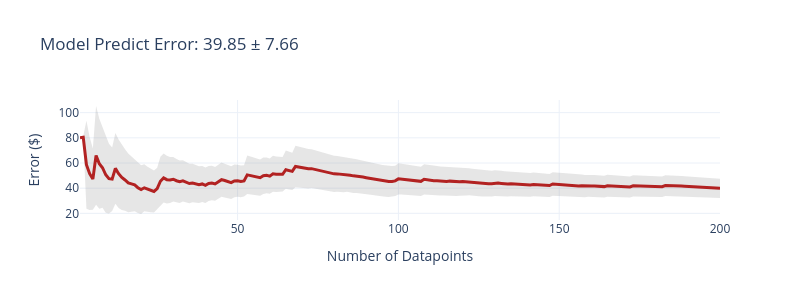
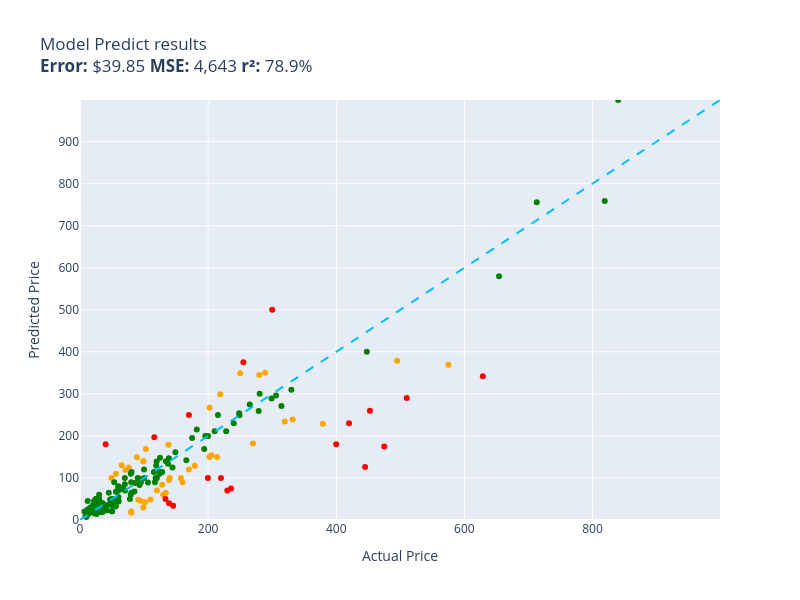

The notebook cell these images were saved under, in order:
### Code cell
set_seed(42)
evaluate(model_predict, test)

### Figure 1 — Plotly figure (JSON) as saved in the notebook; plotly's stock layout.template omitted (floating-point values rounded to 4 significant figures; data arrays with more than 128 entries replaced by an {"elided": "..."} marker saying what was removed)
{"data": [{"fill": "toself", "fillcolor": "rgba(128,128,128,0.2)", "hoverinfo": "skip", "line": {"color": "rgba(255,255,255,0)"}, "name": "95% CI", "showlegend": false, "type": "scatter", "x": {"elided": "400 int values"}, "y": {"elided": "400 float values"}}, {"customdata": {"elided": "200x1 float values"}, "hovertemplate": "n=%{x}<br>Avg Error=$%{y:,.2f}<br>±95% CI=$%{customdata[0]:,.2f}<extra></extra>", "line": {"color": "firebrick", "width": 3}, "mode": "lines", "name": "Cumulative Avg Error", "type": "scatter", "x": {"elided": "200 int values"}, "y": {"elided": "200 float values"}}], "layout": {"height": 300, "showlegend": false, "title": {"text": "Model Predict Error: 39.85 ± 7.66"}, "width": 800, "xaxis": {"title": {"text": "Number of Datapoints"}}, "yaxis": {"title": {"text": "Error ($)"}}}}

### Figure 2 — Plotly figure (JSON) as saved in the notebook; plotly's stock layout.template omitted (floating-point values rounded to 4 significant figures; data arrays with more than 128 entries replaced by an {"elided": "..."} marker saying what was removed)
{"data": [{"customdata": [["Excess V2 Distortion/Modulation Pedal  \nGuess=$299.00 Actual=$219.00"], ["Metabo HPT 36V MultiVolt Cordless Rotary...\nGuess=$229.00 Actual=$379.00"], ["Intermatic PX300 12V 300W Transformer wi...\nGuess=$65.00 Actual=$134.00"], ["Bam Trekking 3027SB Black Clarinet Backp...\nGuess=$239.00 Actual=$332.00"], ["Compact High‑Performance Mini PC  \nGuess=$379.00 Actual=$495.00"], ["Oil‑Rubbed Bronze Freestanding Tub Fille...\nGuess=$140.00 Actual=$98.65"], ["Clementoni 1000‑Piece Jigsaw Puzzle – Th...\nGuess=$17.00 Actual=$79.95"], ["GanFindX Portable Hand Control System  \nGuess=$90.00 Actual=$159.90"], ["Travelpro Platinum Elite Slim Business L...\nGuess=$150.00 Actual=$213.83"], ["15\" Oil‑Rubbed Bronze Locking Shower Hea...\nGuess=$20.00 Actual=$79.95"], ["LED Tail Light Assembly for 2014‑2021 To...\nGuess=$150.00 Actual=$201.99"], ["3D Tree Hole Stair Risers Vinyl Mural  \nGuess=$60.00 Actual=$129.99"], ["Evan‑Fischer Front Bumper Cover for 2015...\nGuess=$267.00 Actual=$202.38"], ["Festool Platin 2 6‑Inch S1000 Grit Sandi...\nGuess=$48.00 Actual=$91.00"], ["Western Digital 2TB Enterprise RE4-GP SA...\nGuess=$49.00 Actual=$109.95"], ["Wall Mounted Shower Faucet Set  \nGuess=$125.00 Actual=$76.00"], ["Trail Gear Twin Stick Shift Kit  \nGuess=$345.00 Actual=$279.92"], ["Pidoko Kids Train Table – Grey 90‑Piece ...\nGuess=$70.00 Actual=$119.97"], ["Archangel 6‑Inch Action Figure  \nGuess=$30.00 Actual=$98.95"], ["Grey Pneumatic 1311SD 8‑Point Impact Soc...\nGuess=$100.00 Actual=$157.43"], ["Aeromotive X1 Adjustable Fuel Regulator ...\nGuess=$182.00 Actual=$269.95"], ["Walker Exhaust Ultra EPA 16478 Direct Fi...\nGuess=$369.00 Actual=$574.99"], ["Urth 62mm UV, CPL, ND2-400 Lens Filter K...\nGuess=$95.00 Actual=$139.00"], ["DuraGo Front Hub Assembly  \nGuess=$84.00 Actual=$128.34"], ["4‑Pack 1000 lm Solar Street Light with M...\nGuess=$110.00 Actual=$55.99"], ["Volvo Engine Cooling Coolant System  \nGuess=$169.00 Actual=$102.85"], ["CradlePoint Compact Broadband Router CBR...\nGuess=$149.00 Actual=$89.00"], ["Auertech Portable Twin‑Tub Mini Washer  \nGuess=$140.00 Actual=$98.99"], ["18\" White Undermount Ceramic Single-Bowl...\nGuess=$129.00 Actual=$179.00"], ["Amana SC587 Carbide-Tipped 3-Wing Bevele...\nGuess=$119.00 Actual=$71.23"], ["UPR Mach 1 Chin Spoiler  \nGuess=$130.00 Actual=$64.99"], ["SP-8102BU 1/4\" Hex Impact Driver  \nGuess=$154.00 Actual=$204.99"], ["ASUS 27\" 1080P Full HD Monitor  \nGuess=$179.00 Actual=$138.10"], ["Music Hall PA15.3 Phono Preamplifier  \nGuess=$349.00 Actual=$250.00"], ["StonKraft Brass Chess Board & Pieces  \nGuess=$100.00 Actual=$140.00"], ["Premium Front Suspension Steering Knuckl...\nGuess=$100.00 Actual=$48.99"], ["Venom Power Terra Hunter R/T+ 35X12.5R20...\nGuess=$234.00 Actual=$319.65"], ["Audio‑Technica ATW‑T1002 System 10 Handh...\nGuess=$350.00 Actual=$289.00"], ["DuraGo BR5330 Front Vented Disc Brake Ro...\nGuess=$42.00 Actual=$101.51"], ["Intex River Run Connect Lounge (4-Pack) ...\nGuess=$46.00 Actual=$94.49"], ["Xiaomi Redmi 10 2022 6.5\" 50MP Quad Came...\nGuess=$120.00 Actual=$169.99"]], "hovertemplate": "%{customdata[0]}<extra></extra>", "legendgroup": "orange", "marker": {"color": "orange", "size": 6, "symbol": "circle"}, "mode": "markers", "name": "orange", "orientation": "v", "showlegend": true, "type": "scatter", "x": [219.0, 379.0, 134.0, 332.0, 495.0, 98.65, 79.95, 159.9, 213.8, 79.95, 202.0, 130.0, 202.4, 91.0, 110.0, 76.0, 279.9, 120.0, 98.95, 157.4, 269.9, 575.0, 139.0, 128.3, 55.99, 102.8, 89.0, 98.99, 179.0, 71.23, 64.99, 205.0, 138.1, 250.0, 140.0, 48.99, 319.6, 289.0, 101.5, 94.49, 170.0], "xaxis": "x", "y": [299.0, 229.0, 65.0, 239.0, 379.0, 140.0, 17.0, 90.0, 150.0, 20.0, 150.0, 60.0, 267.0, 48.0, 49.0, 125.0, 345.0, 70.0, 30.0, 100.0, 182.0, 369.0, 95.0, 84.0, 110.0, 169.0, 149.0, 140.0, 129.0, 119.0, 130.0, 154.0, 179.0, 349.0, 100.0, 100.0, 234.0, 350.0, 42.0, 46.0, 120.0], "yaxis": "y"}, {"customdata": [["Telpo Headlight Assembly for 2015‑2017 T...\nGuess=$197.00 Actual=$115.99"], ["UPC RBC12-UPC Replacement Battery Cartri...\nGuess=$70.00 Actual=$229.99"], ["DEWALT 20V MAX XR Impact Driver with Blu...\nGuess=$260.00 Actual=$452.53"], ["JRready Deutsch DT Series Connector Kit ...\nGuess=$100.00 Actual=$199.68"], ["Tidal Front & Rear Fender Flares – 4‑Pac...\nGuess=$375.00 Actual=$254.99"], ["Dakota Alert MURS Driveway Probe Sensor ...\nGuess=$100.00 Actual=$219.99"], ["Wenger City Upgrade 16\" Laptop Backpack ...\nGuess=$34.00 Actual=$145.42"], ["Kohler Filtered Water Faucet  \nGuess=$175.00 Actual=$475.00"], ["Dual‑Intensity Amber Pindicator  \nGuess=$180.00 Actual=$40.00"], ["Sumerain LED Waterfall Bathroom Faucet  \nGuess=$75.00 Actual=$235.86"], ["Poison Spyder Rocker Knocker 10-08-020  \nGuess=$342.00 Actual=$628.76"], ["Lighted Triangle Mirror Cabinet with Doo...\nGuess=$126.00 Actual=$445.00"], ["Canon Sure Shot 90U 35mm Compact Camera ...\nGuess=$180.00 Actual=$399.89"], ["Ibanez Acoustic Mandolin M510 A‑Style  \nGuess=$250.00 Actual=$169.99"], ["Yamaha Mountain Max Seat Cover Replaceme...\nGuess=$40.00 Actual=$138.95"], ["Competition Clutch Disc & Pressure Plate...\nGuess=$290.00 Actual=$510.00"], ["Pacific Drums 16\"x18\" Floor Tom, Red‑to‑...\nGuess=$230.00 Actual=$419.99"], ["HP LaserJet 2100 Workgroup Laser Printer...\nGuess=$500.00 Actual=$299.98"], ["Targus CityGear 15‑17.3” Laptop Backpack...\nGuess=$50.00 Actual=$133.43"]], "hovertemplate": "%{customdata[0]}<extra></extra>", "legendgroup": "red", "marker": {"color": "red", "size": 6, "symbol": "circle"}, "mode": "markers", "name": "red", "orientation": "v", "showlegend": true, "type": "scatter", "x": [116.0, 230.0, 452.5, 199.7, 255.0, 220.0, 145.4, 475.0, 40.0, 235.9, 628.8, 445.0, 399.9, 170.0, 138.9, 510.0, 420.0, 300.0, 133.4], "xaxis": "x", "y": [197.0, 70.0, 260.0, 100.0, 375.0, 100.0, 34.0, 175.0, 180.0, 75.0, 342.0, 126.0, 180.0, 250.0, 40.0, 290.0, 230.0, 500.0, 50.0], "yaxis": "y"}, {"customdata": {"elided": "140x1 str values"}, "hovertemplate": "%{customdata[0]}<extra></extra>", "legendgroup": "green", "marker": {"color": "green", "size": 6, "symbol": "circle"}, "mode": "markers", "name": "green", "orientation": "v", "showlegend": true, "type": "scatter", "x": {"elided": "140 float values"}, "xaxis": "x", "y": {"elided": "140 float values"}, "yaxis": "y"}, {"hoverinfo": "skip", "line": {"color": "deepskyblue", "dash": "dash", "width": 2}, "mode": "lines", "name": "y = x", "showlegend": false, "type": "scatter", "x": [0, 999], "y": [0, 999]}], "layout": {"height": 600, "legend": {"title": {"text": "color"}, "tracegroupgap": 0}, "showlegend": false, "title": {"text": "Model Predict results<br><b>Error:</b> $39.85 <b>MSE:</b> 4,643 <b>r²:</b> 78.9%"}, "width": 800, "xaxis": {"anchor": "y", "domain": [0, 1], "range": [0, 999], "title": {"text": "Actual Price"}}, "yaxis": {"anchor": "x", "domain": [0, 1], "range": [0, 999], "title": {"text": "Predicted Price"}}}}
